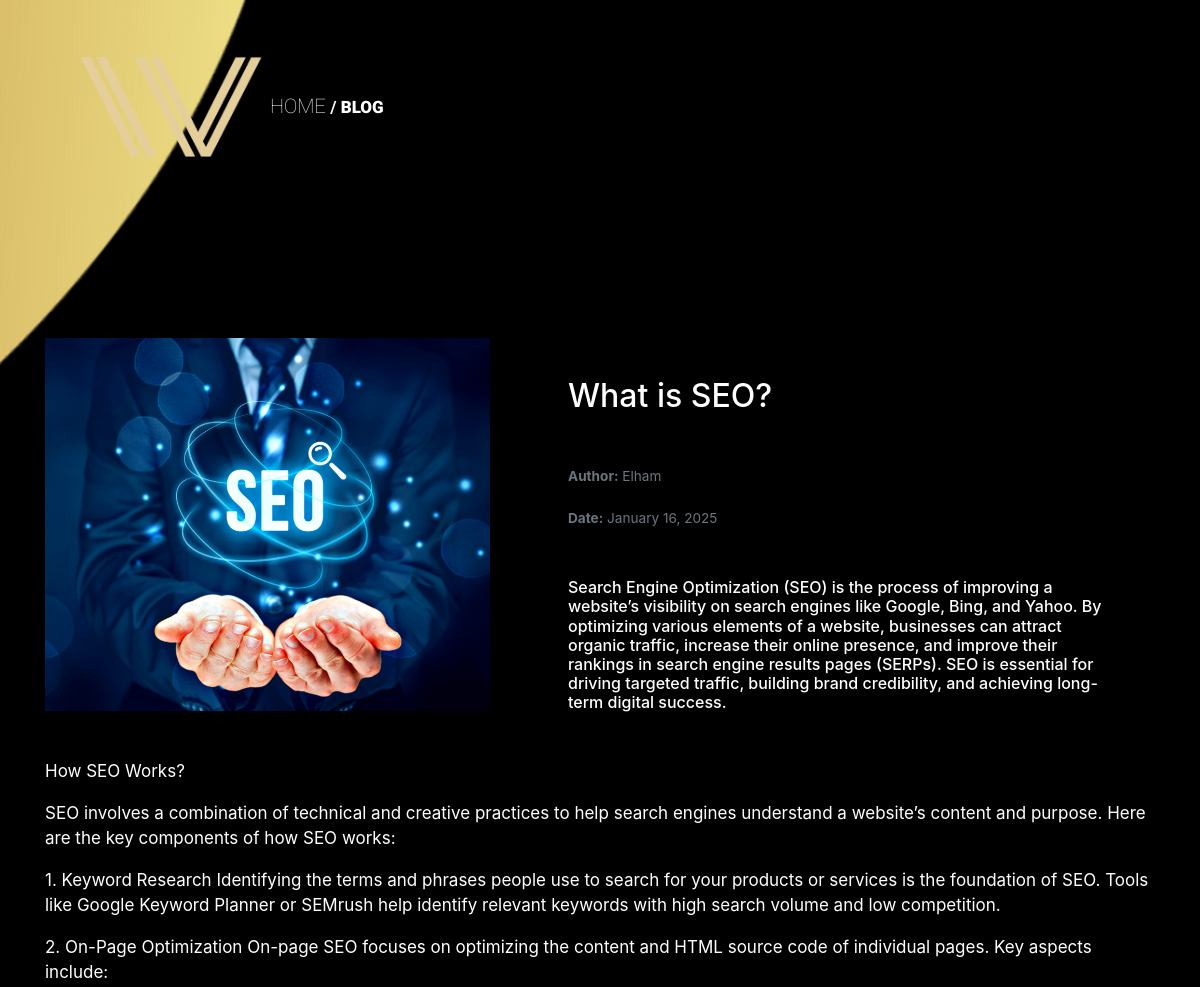
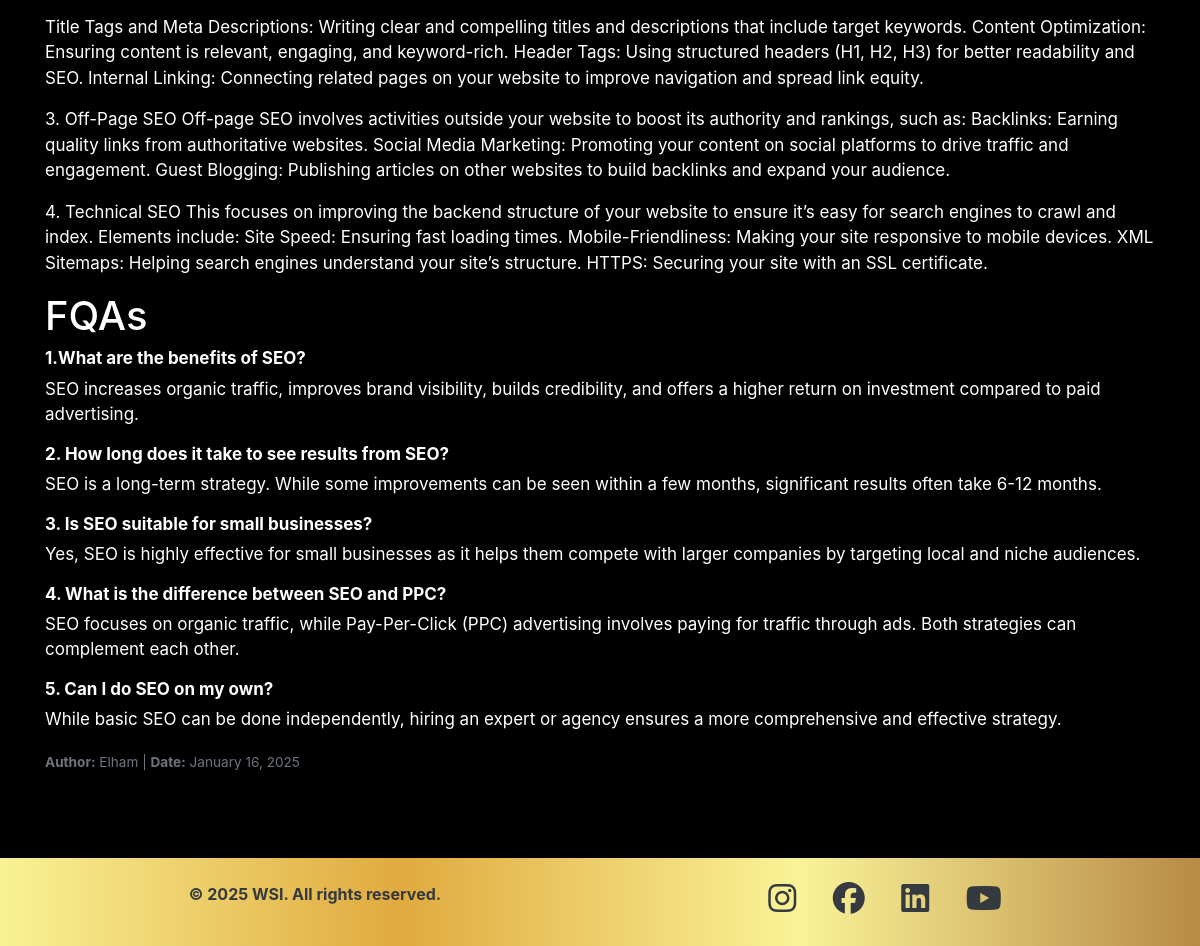
Page /blog/8/ on the committed database (2 pictures, top to bottom).
### app/models.py (models this page shows, shortened)
class Blog(models.Model):
    title = models.CharField(max_length=300)
    description = models.TextField(blank=True, null=True)
    author = models.CharField(max_length=300)
    date = models.DateField(default=now)
    image = models.ImageField(upload_to='blog_images/', blank=True, null=True)
    text_one =  models.CharField(max_length=10000)
    text_two =  models.CharField(max_length=10000)
    text_three =  models.CharField(max_length=10000)
    text_four =  models.CharField(max_length=10000)
    text_five =  models.CharField(max_length=10000)
    text_six =  models.CharField(max_length=10000)
    text_seven =  models.CharField(max_length=10000)
    faqs_one = models.CharField(max_length=10000,blank=True, null=True)
    faqs_two = models.CharField(max_length=10000,blank=True, null=True)
    faqs_three = models.CharField(max_length=10000,blank=True, null=True)
    faqs_four = models.CharField(max_length=10000,blank=True, null=True)
    faqs_five = models.CharField(max_length=10000,blank=True, null=True)
    faqs_six = models.CharField(max_length=10000,blank=True, null=True)
    faqs_seven = models.CharField(max_length=10000,blank=True, null=True)
    faqs_one_answer = models.CharField(max_length=10000,blank=True, null=True)
    faqs_two_answer = models.CharField(max_length=10000,blank=True, null=True)
    faqs_three_answer = models.CharField(max_length=10000,blank=True, null=True)
    faqs_four_answer = models.CharField(max_length=10000,blank=True, null=True)
    faqs_five_answer = models.CharField(max_length=10000,blank=True, null=True)
    faqs_six_answer = models.CharField(max_length=10000,blank=True, null=True)
    faqs_seven_answer = models.CharField(max_length=10000,blank=True, null=True)

### app/views.py (the view)
# urls.py: path('blog/<int:blog_id>/', views.blog_detail, name='blog_detail'),
def blog_detail(request, blog_id):
    blog = get_object_or_404(Blog, id=blog_id)
    return render(request, 'main/blogs.html', {'blog': blog})

### templates/main/blogs.html (shortened to what this page needs)
{% extends 'base.html' %}
{% load static %}
{% block content %}
<section class="image-section">
<div class="overlay">
    <h1 class="section-title"><img src="{% static 'assets/images/logo.png' %}" width="200" alt=""><a href="{% url 'home' %}" style="font-weight: 100; font-size: 20px;">Home</a> / <strong >Blog</strong></h1>
</div>
<div class="container mt-5" >
    <div class="blog mb-4">
        <div class="row align-items-center" style="margin-top: 230px;">
            <div class="col-lg-5 mr-5">
                <img src="{{ blog.image.url }}" width="500"  class=" mb-5" alt="blog.title">
            </div>
            <div class="col-lg-6">
                <h2 class="blog-card-title mb-5">{{ blog.title }}</h2>
                <p class="blog-card-text mt-4">
                    <small class="text-muted">
                        <strong>Author:</strong> {{ blog.author }}
                    </small>
                </p>
                <p class="blog-card-text">
                    <small class="text-muted">
                        <strong>Date:</strong> {{ blog.date|date:"F j, Y" }}
                    </small>
                </p>
                <h6 class="mt-5"> {{ blog.description }}</h6>
            </div>
        </div>
        <div class="blog-card-body">
            <p class="blog-card-text">{{ blog.text_one }}</p>
            <p class="blog-card-text">{{ blog.text_two }}</p>
            <p class="blog-card-text">{{ blog.text_three }}</p>
            <p class="blog-card-text">{{ blog.text_four }}</p>
            <p class="blog-card-text">{{ blog.text_five }}</p>
            <p class="blog-card-text">{{ blog.text_six }}</p>
            <p class="blog-card-text">{{ blog.text_seven }}</p>
            <h1>FQAs</h1>
            {% if blog.faqs_one and blog.faqs_one_answer %}
                <h3 class="blog-card-text faqs">{{ blog.faqs_one }}</h3>
                <p class="blog-card-text">{{ blog.faqs_one_answer }}</p>
            {% endif %}
            {% if blog.faqs_two and blog.faqs_two_answer %}
                <h3 class="blog-card-text faqs">{{ blog.faqs_two }}</h3>
                <p class="blog-card-text">{{ blog.faqs_two_answer }}</p>
            {% endif %}
            {% if blog.faqs_three and blog.faqs_three_answer %}
                <h3 class="blog-card-text faqs">{{ blog.faqs_three }}</h3>
                <p class="blog-card-text">{{ blog.faqs_three_answer }}</p>
            {% endif %}
            {% if blog.faqs_four and blog.faqs_four_answer %}
                <h3 class="blog-card-text faqs">{{ blog.faqs_four }}</h3>
                <p class="blog-card-text">{{ blog.faqs_four_answer }}</p>
            {% endif %}
            {% if blog.faqs_five and blog.faqs_five_answer %}
                <h3 class="blog-card-text faqs">{{ blog.faqs_five }}</h3>
                <p class="blog-card-text">{{ blog.faqs_five_answer }}</p>
            {% endif %}
            <p class="blog-card-text">
                <small class="text-muted">
                    <strong>Author:</strong>  {{ blog.author }} |
                    <strong>Date:</strong> {{ blog.date|date:"F j, Y" }}
                </small>
            </p>
        </div>
    </div>
</div>
</section>
{% endblock content %}

### templates/base.html (shortened to what this page needs)
{% load static %}
<!doctype html>
<html lang="en">
<head>
    <link href="https://cdn.jsdelivr.net/npm/bootstrap@5.3.0-alpha3/dist/css/bootstrap.min.css" rel="stylesheet">
    <link rel="stylesheet" href="https://stackpath.bootstrapcdn.com/bootstrap/4.5.2/css/bootstrap.min.css">
    <link href="https://unpkg.com/aos@next/dist/aos.css" rel="stylesheet">
    <link rel="stylesheet" href="{% static 'assets/css/style.css' %}">
</head>
<body data-spy="scroll" data-target=".navbar-collapse">
    {% block content %}
    {% endblock content %}
    {% include 'footer.html' %}
</body>
</html>

### templates/header.html
{% load static %}

### templates/footer.html (shortened to what this page needs)
{% load static %}
<footer class="text-white py-4">
  <div class="container text-center">
     <div class="row">
      <div class="col-lg-6">
        <p class="text-dark" style="font-weight: bold;">&copy; 2025 WSI. All rights reserved.</p>
      </div>
      <div class="col-lg-6 social">
        <a href="https://www.instagram.com" class="text-dark mx-3 " target="_blank" title="Instagram">
            <i class="fab fa-instagram fa-2x"></i>
        </a>
        <a href="https://www.facebook.com" class="text-dark mx-3 " target="_blank" title="Facebook">
            <i class="fab fa-facebook fa-2x"></i>
        </a>
        <a href="https://www.linkedin.com" class="text-dark mx-3 " target="_blank" title="LinkedIn">
            <i class="fab fa-linkedin fa-2x"></i>
        </a>
        <a href="https://www.youtube.com" class="text-dark mx-3 " target="_blank" title="YouTube">
            <i class="fab fa-youtube fa-2x"></i>
        </a>
      </div>
     </div>
  </div>
</footer>

### static/assets/css/style.css (style rules this page uses)
:root { --c1: #a8a9ad,#b4b5b8,#87878a,#88898a,#757575,#9c9c9c; --c2: #979464, #ffdaa3; --c3: #b3b3b385; --d: 700ms; --e: cubic-bezier(0.19, 1, 0.22, 1); }
* { box-sizing: border-box; }
html { margin: 0; padding: 0; }
body { height: 100vh; margin: 0; padding: 0; background-color: rgb(0, 0, 0); color: white; font-size: 1rem; font-weight: 300; overflow-x: hidden; }
footer { background: linear-gradient(to right, #f9f295, #e0aa3e, #faf398, #b88a44); }
.social a { text-decoration: none; }
.section-title, .column-title { font-size: 36px; font-weight: 300; color: #ffffff; margin-bottom: 70px; }
img { max-width: 100%; height: auto; }
section { padding: 60px 0; }
.blog-card-text { font-size: 17px; font-weight: 400; }
.faqs { font-weight: bold; }

### rows in the picture
Blog: image (picture), title "What is SEO?", author "Elham", date "January 16, 2025", description "Search Engine Optimization (SEO) is the process of improving a website’s visibility on search engines like Google, Bing, and Yahoo. By optimizing various elements of a website, businesses can attract organic traffic, increase their online presence, and improve their rankings in search engine results pages (SERPs). SEO is essential for driving targeted traffic, building brand credibility, and achieving long-term digital success.", text_one "How SEO Works?", text_two "SEO involves a combination of technical and creative practices to help search engines understand a website’s content and purpose. Here are the key components of how SEO works:", text_three "1. Keyword Research Identifying the terms and phrases people use to search for your products or services is the foundation of SEO. Tools like Google Keyword Planner or SEMrush help identify relevant keywords with high search volume and low competition.", text_four "2. On-Page Optimization On-page SEO focuses on optimizing the content and HTML source code of individual pages. Key aspects include:", text_five "Title Tags and Meta Descriptions: Writing clear and compelling titles and descriptions that include target keywords. Content Optimization: Ensuring content is relevant, engaging, and keyword-rich. Header Tags: Using structured headers (H1, H2, H3) for better readability and SEO. Internal Linking: Connecting related pages on your website to improve navigation and spread link equity.", text_six "3. Off-Page SEO Off-page SEO involves activities outside your website to boost its authority and rankings, such as: Backlinks: Earning quality links from authoritative websites. Social Media Marketing: Promoting your content on social platforms to drive traffic and engagement. Guest Blogging: Publishing articles on other websites to build backlinks and expand your audience.", text_seven "4. Technical SEO This focuses on improving the backend structure of your website to ensure it’s easy for search engines to crawl and index. Elements include: Site Speed: Ensuring fast loading times. Mobile-Friendliness: Making your site responsive to mobile devices. XML Sitemaps: Helping search engines understand your site’s structure. HTTPS: Securing your site with an SSL certificate.", faqs_one "1.What are the benefits of SEO?", faqs_one_answer "SEO increases organic traffic, improves brand visibility, builds credibility, and offers a higher return on investment compared to paid advertising.", faqs_two "2. How long does it take to see results from SEO?", faqs_two_answer "SEO is a long-term strategy. While some improvements can be seen within a few months, significant results often take 6-12 months.", faqs_three "3. Is SEO suitable for small businesses?", faqs_three_answer "Yes, SEO is highly effective for small businesses as it helps them compete with larger companies by targeting local and niche audiences.", faqs_four "4. What is the difference between SEO and PPC?", faqs_four_answer "SEO focuses on organic traffic, while Pay-Per-Click (PPC) advertising involves paying for traffic through ads. Both strategies can complement each other.", faqs_five "5. Can I do SEO on my own?", faqs_five_answer "While basic SEO can be done independently, hiring an expert or agency ensures a more comprehensive and effective strategy."
